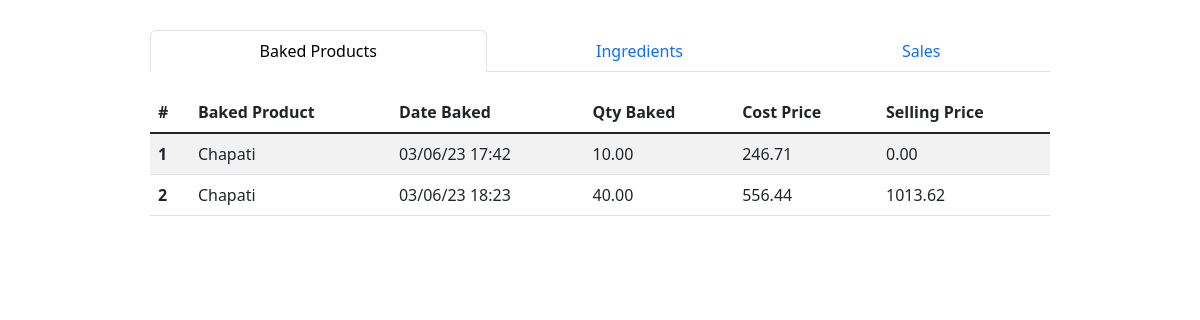
/analytics (signed in), run on an earlier commit of the app's database.
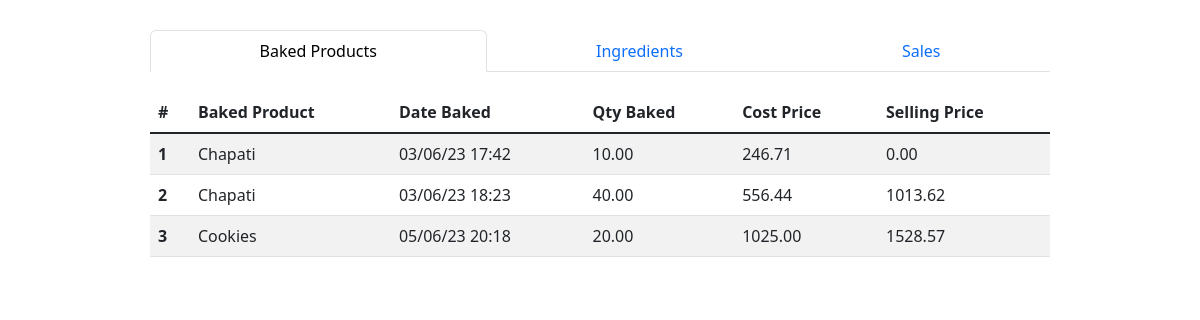
And on a later commit of the database.
### app.py (models this page shows, shortened)
class BakedProduct(db.Model):
    id = db.Column(db.Integer, primary_key=True)
    name_id = db.Column(db.Integer, db.ForeignKey('baked_product_name.id'), nullable=False)
    quantity = db.Column(db.DECIMAL(precision=8, scale=2), nullable=False)
    cost_price = db.Column(db.DECIMAL(precision=8, scale=2), nullable=False)
    selling_price = db.Column(db.DECIMAL(precision=8, scale=2), nullable=False)
    date_baked = db.Column(db.DateTime, default=datetime.datetime.utcnow)
    unit_of_measurement_id = db.Column(db.Integer, db.ForeignKey('unit_of_measurement.id'), nullable=False)
    ingredients = db.relationship('BakedProductIngredient', backref='baked_product', lazy=True)
    user_id = db.Column(db.Integer, db.ForeignKey('user.id'), nullable=False)
    user = db.relationship('User', backref=db.backref('baked_products', lazy=True))

class BakedProductName(db.Model):
    id = db.Column(db.Integer, primary_key=True)
    name = db.Column(db.String(100), nullable=False)
    user_id = db.Column(db.Integer, db.ForeignKey('user.id'), nullable=False)

### app.py (the view)
@app.route('/analytics')
@login_required
def analytics():
    user_id = current_user.id
    start_date, end_date = get_past_week_dates()
    top_ingredient_ids = db.session.query(
        BakedProductIngredient.product_id,
        func.sum(BakedProductIngredient.quantity).label('total_quantity')
    ).join(BakedProduct).filter(
        BakedProduct.date_baked.between(start_date, end_date)
    ).group_by(BakedProductIngredient.product_id).order_by(
        func.sum(BakedProductIngredient.quantity).desc()
    ).subquery()
    total_quantity = db.session.query(func.sum(top_ingredient_ids.c.total_quantity)).scalar()
    top_ingredients = db.session.query(
        Product.name,
        top_ingredient_ids.c.total_quantity,
        UnitOfMeasurement.name,
        Product.quantity
    ).join(top_ingredient_ids, Product.id == top_ingredient_ids.c.product_id).join(
        UnitOfMeasurement, Product.unit_of_measurement_id == UnitOfMeasurement.id
    ).filter(
        Product.user_id == user_id
    ).all()
    top_ingredients_with_percentage = []
    for ingredient in top_ingredients:
        name = ingredient[0]
        quantity = ingredient[1]
        unit = ingredient[2]
        quantity_remaining = ingredient[3]
        percentage = round((quantity / (quantity + quantity_remaining)) * 100)
        top_ingredients_with_percentage.append((name, quantity, unit, percentage, quantity_remaining))
    top_ingredients_with_index = [(index + 1, ingredient) for index, ingredient in enumerate(top_ingredients_with_percentage)]
    baked_products = db.session.query(
        BakedProduct,
        BakedProductName.name
    ).join(
        BakedProductName, BakedProduct.name_id == BakedProductName.id
    ).filter(
        BakedProduct.user_id == user_id,
        BakedProduct.date_baked.between(start_date, end_date)
    ).order_by(BakedProduct.date_baked).all()
    table_data = []
    for index, (baked_product, product_name) in enumerate(baked_products, start=1):
        table_data.append({
            'Index': index,
            'Baked Product Name': product_name,
            'Cost Price': baked_product.cost_price,
            'Selling Price': baked_product.selling_price,
            'Quantity Baked': baked_product.quantity,
            'Date Baked': baked_product.date_baked
        })
    return render_template('analytics.html',
                           top_ingredients_with_index=top_ingredients_with_index,
                           table_data=table_data,
                           get_unit_of_measurement_name=get_unit_of_measurement_name,
                           get_product_status=get_product_status,
                           get_category_name=get_category_name)

### app.py (called while the page is built)
@login_manager.user_loader
def load_user(user_id):
    return User.query.get(int(user_id))

def get_past_week_dates():
    end_date = datetime.datetime.now()
    start_date = end_date - datetime.timedelta(days=7)
    return start_date, end_date

### templates/analytics.html (shortened to what this page needs)
<!DOCTYPE html>
<html lang="en">
<head>
    <link href="https://cdn.jsdelivr.net/npm/bootstrap@5.3.0-alpha3/dist/css/bootstrap.min.css" rel="stylesheet">
    <link rel="stylesheet" href="/static/styles/analytics.css">
</head>
<body>
    <div id="container">
        <div>
            <nav class="nav  flex-column flex-sm-row">
                <div class="nav nav-tabs" id="nav-tab" role="tablist">
                  <button class="nav-link active flex-sm-fill text-sm-center" id="nav-baked-tab" data-bs-toggle="tab" data-bs-target="#nav-baked" type="button" role="tab" aria-controls="nav-baked" aria-selected="true">Baked Products</button>
                  <button class="nav-link flex-sm-fill text-sm-center" id="nav-ingredients-tab" data-bs-toggle="tab" data-bs-target="#nav-ingredients" type="button" role="tab" aria-controls="nav-ingredients" aria-selected="false">Ingredients</button>
                  <button class="nav-link flex-sm-fill text-sm-center" id="nav-sales-tab" data-bs-toggle="tab" data-bs-target="#nav-sales" type="button" role="tab" aria-controls="nav-sales" aria-selected="false">Sales</button>
                </div>
              </nav>
              <div class="tab-content" id="nav-tabContent">
                <div class="tab-pane fade show active table-responsive" id="nav-baked" role="tabpanel" aria-labelledby="nav-baked-tab" tabindex="0">
                    <table class="table table-striped">
                        <thead class="sticky-top">
                          <tr>
                            <th scope="col">#</th>
                            <th scope="col">Baked Product</th>
                            <th scope="col">Date Baked</th>
                            <th scope="col">Qty Baked</th>
                            <th scope="col">Cost Price</th>
                            <th scope="col">Selling Price</th>
                          </tr>
                        </thead>
                        <tbody class="table-group-divider">
                          {% for row in table_data %}
                            <tr>
                              <th scope="row">{{ row['Index'] }}</th>
                              <td>{{ row['Baked Product Name'] }}</td>
                              <td>{{ row['Date Baked'].strftime('%d/%m/%y %H:%M') }}</td>
                              <td>{{ row['Quantity Baked'] }}</td>
                              <td>{{ row['Cost Price'] }}</td>
                              <td>{{ row['Selling Price'] }}</td>
                            </tr>
                          {% endfor %}
                        </tbody>
                      </table>
                </div>
              </div>
        </div>
    </div>
</body>
</html>

### static/styles/analytics.css (style rules this page uses)
body { margin: 0; padding: 0; box-sizing: border-box; display: flex; justify-content: center; align-items: center; }
#container { width: 75vw; display: flex; justify-content: space-evenly; margin-top: 30px; }
#container div { width: 100%; }
#nav-tabContent { margin-top: 20px; }

What changed in the data, as far as the page shows it:
added BakedProduct: Index "3", name "Cookies", date_baked "05/06/23 20:18", quantity "20.00", cost_price "1025.00", selling_price "1528.57"
